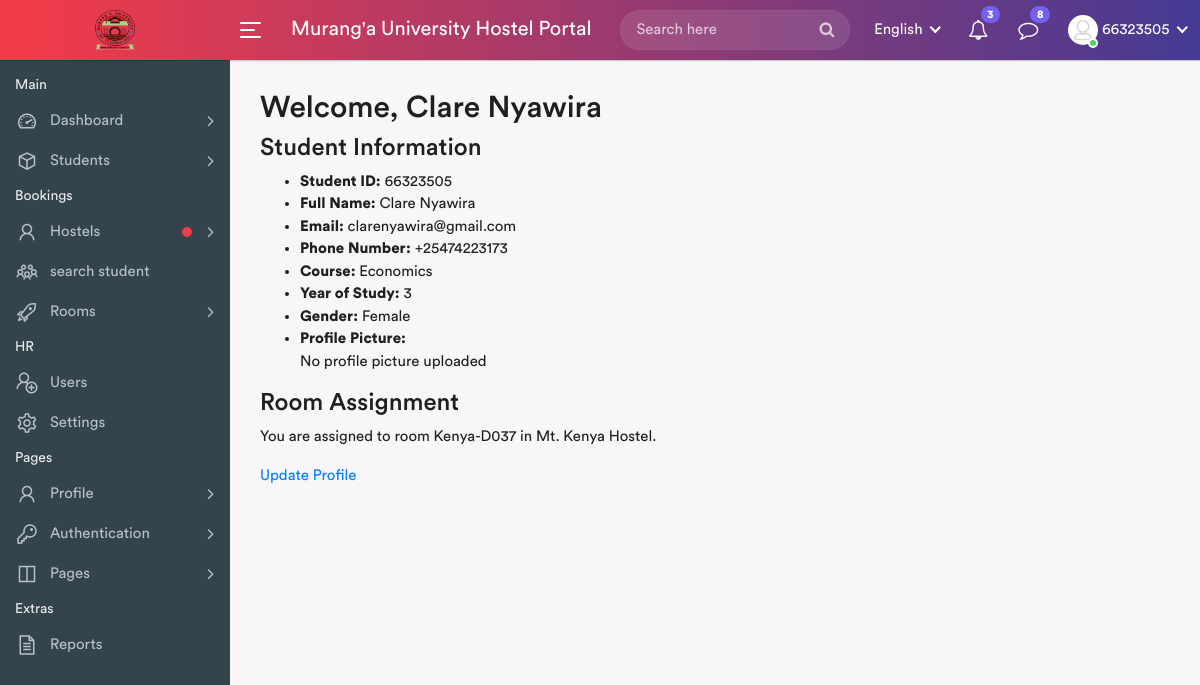
/student/dashboard/ (signed in), run on the app's committed database.
### main/models.py (models this page shows, shortened)
class Student(models.Model):
    GENDER_CHOICES = [
        ('Male', 'Male'),
        ('Female', 'Female'),
    ]
    student_id = models.CharField(max_length=20, unique=True)
    first_name = models.CharField(max_length=50)
    last_name = models.CharField(max_length=50)
    email = models.EmailField()
    phone_number = models.CharField(max_length=15)
    course = models.CharField(max_length=100)
    year_of_study = models.PositiveIntegerField()
    gender = models.CharField(max_length=10, choices=GENDER_CHOICES)
    profile_picture = models.ImageField(upload_to='profile_pics/', blank=True, null=True)
    room = models.ForeignKey('Room', on_delete=models.SET_NULL, null=True, blank=True)
    date_registered = models.DateTimeField(auto_now_add=True)
    intake = models.ForeignKey('Intake', on_delete=models.CASCADE , null=True, blank=True)  # Associate the student with an intake
    username = models.CharField(max_length=20,  blank=True)

class Room(models.Model):
    ROOM_TYPE_CHOICES = [
        ('Single', 'Single'),
        ('Double', 'Double'),
        ('Triple', 'Triple'),
    ]
    room_number = models.CharField(max_length=10, unique=True)
    capacity = models.PositiveIntegerField(default=4)  # Default to 4 beds
    room_type = models.CharField(max_length=10, choices=ROOM_TYPE_CHOICES)
    hostel = models.ForeignKey('Hostel', on_delete=models.CASCADE)

class Hostel(models.Model):
    GENDER_CHOICES = [
        ('Male', 'Male'),
        ('Female', 'Female'),
    ]
    name = models.CharField(max_length=100, unique=True)
    location = models.CharField(max_length=150)
    total_rooms = models.PositiveIntegerField()
    warden = models.CharField(max_length=100)
    gender = models.CharField(max_length=6, choices=GENDER_CHOICES)  # Gender of the students allowed to stay in this hostel

### main/views.py (the view)
# urls.py: path('student/dashboard/', views.student_dashboard, name='student_dashboard'),
@login_required
def student_dashboard(request):
    user = request.user
    try:
        student = Student.objects.get(student_id=user.username)  # Assuming username is student_id
        context = {
            'student': student,
            'user': user,
        }
        return render(request, 'student_dashboard.html', context)
    except Student.DoesNotExist:
        messages.error(request, "Student information not found.")
        return redirect('login')  # Redirect to home or any other page

### templates/student_dashboard.html
{% extends 'base.html' %}
{% block content %}
  <h2>Welcome, {{ user.first_name }} {{ user.last_name }}</h2>
  <div class="student-dashboard">
    <h3>Student Information</h3>
    <ul>
      <li><strong>Student ID:</strong> {{ student.student_id }}</li>
      <li><strong>Full Name:</strong> {{ student.first_name }} {{ student.last_name }}</li>
      <li><strong>Email:</strong> {{ student.email }}</li>
      <li><strong>Phone Number:</strong> {{ student.phone_number }}</li>
      <li><strong>Course:</strong> {{ student.course }}</li>
      <li><strong>Year of Study:</strong> {{ student.year_of_study }}</li>
      <li><strong>Gender:</strong> {{ student.gender }}</li>
      <li>
        <strong>Profile Picture:</strong>
        {% if student.profile_picture %}
          <img src="{{ student.profile_picture.url }}" alt="Profile Picture" width="100" />
        {% else %}
          <p>No profile picture uploaded</p>
        {% endif %}
      </li>
    </ul>
    <h3>Room Assignment</h3>
    {% if student.room %}
      <p>You are assigned to room {{ student.room.room_number }} in {{ student.room.hostel.name }}.</p>
    {% else %}
      <p>You have not been assigned to a room yet.</p>
    {% endif %}
    <div class="actions">
      <a href="{% url 'update_profile' %}">Update Profile</a>
    </div>
  </div>
{% endblock %}

### templates/base.html (shortened to what this page needs)
{% load static %}
<!DOCTYPE html>
<html lang="en">
    <head>
        <link rel="stylesheet" href="{% static 'assets/css/bootstrap.min.css'%}">
        <link rel="stylesheet" href="{% static 'assets/css/font-awesome.min.css'%}">
        <link rel="stylesheet" href="{% static 'assets/css/line-awesome.min.css'%}">
		<link rel="stylesheet" href="{% static 'assets/plugins/morris/morris.css'%}">
        <link rel="stylesheet" href="{% static 'assets/css/style.css'%}">
		<link rel="stylesheet" href="{% static 'assets/css/dataTables.bootstrap4.min.css'%}">
		<link rel="stylesheet" href="{% static 'assets/css/select2.min.css'%}">
		<link rel="stylesheet" href="{% static 'assets/css/bootstrap-datetimepicker.min.css'%}">
    </head>
    <body>
        <div class="main-wrapper">
            {% include 'navigation_bar.html'%}
             {% include 'sidebar.html'%}
            <div class="content">
                  <div class="page-wrapper">
                        <div class="content container-fluid">
                        {% block content %}
                        {% endblock %}
                        </div>
                </div>
            </div>
        </body>
</html>

### templates/navigation_bar.html (shortened to what this page needs)
{% load static %}
<div class="header">
    <div class="header-left">
        <a href="#" class="logo">
            <img src="{% static 'assets/img/logo.png'%}" width="40" height="40" alt="">
        </a>
    </div>
    <a id="toggle_btn" href="javascript:void(0);">
        <span class="bar-icon">
            <span></span>
            <span></span>
            <span></span>
        </span>
    </a>
    <div class="page-title-box">
        <h3>Murang'a University Hostel Portal </h3>
    </div>
    <ul class="nav user-menu">
        <li class="nav-item">
            <div class="top-nav-search">
                <form action="search.html">
                    <input class="form-control" type="text" placeholder="Search here">
                    <button class="btn" type="submit"><i class="fa fa-search"></i></button>
                </form>
            </div>
        </li>
        <li class="nav-item dropdown has-arrow flag-nav">
            <a class="nav-link dropdown-toggle" data-toggle="dropdown" href="#" role="button">
                <img src="{% static 'assets/img/flags/us.png'%}'%}" alt="" height="20"> <span>English</span>
            </a>
        </li>
        <li class="nav-item dropdown">
            <a href="#" class="dropdown-toggle nav-link" data-toggle="dropdown">
                <i class="fa fa-bell-o"></i> <span class="badge badge-pill">3</span>
            </a>
        </li>
        <li class="nav-item dropdown">
            <a href="#" class="dropdown-toggle nav-link" data-toggle="dropdown">
                <i class="fa fa-comment-o"></i> <span class="badge badge-pill">8</span>
            </a>
        </li>
        <li class="nav-item dropdown has-arrow main-drop">
            <a href="#" class="dropdown-toggle nav-link" data-toggle="dropdown">
                <span class="user-img"><img src="{% static 'assets/img/profile.png'%}" alt="">
                <span class="status online"></span></span>
                <span>
                            {% if user.is_authenticated %}
                                      {{ user.username }}
                              {% endif %}
                </span>
            </a>
        </li>
    </ul>
</div>

### templates/sidebar.html (shortened to what this page needs)
<div class="sidebar" id="sidebar">
    <div class="sidebar-inner slimscroll">
        <div id="sidebar-menu" class="sidebar-menu">
            <ul>
                <li class="menu-title">
                    <span>Main</span>
                </li>
                <li class="submenu">
                    <a href="#"><i class="la la-dashboard"></i> <span> Dashboard</span> <span class="menu-arrow"></span></a>
                </li>
                <li class="submenu">
                    <a href="#"><i class="la la-cube"></i> <span> Students</span> <span class="menu-arrow"></span></a>
                </li>
                <li class="menu-title">
                    <span>Bookings</span>
                </li>
                <li class="submenu">
                    <a href="#" class="noti-dot"><i class="la la-user"></i> <span> Hostels</span> <span class="menu-arrow"></span></a>
                </li>
                <li>
                    <a href="{% url 'search_student'%}"><i class="la la-users"></i> <span>search student</span></a>
                </li>
                <li class="submenu">
                    <a href="#"><i class="la la-rocket"></i> <span> Rooms</span> <span class="menu-arrow"></span></a>
                </li>
                <li class="menu-title">
                    <span>HR</span>
                </li>
                <li>
                    <a href="users.html"><i class="la la-user-plus"></i> <span>Users</span></a>
                </li>
                <li>
                    <a href="settings.html"><i class="la la-cog"></i> <span>Settings</span></a>
                </li>
                <li class="menu-title">
                    <span>Pages</span>
                </li>
                <li class="submenu">
                    <a href="#"><i class="la la-user"></i> <span> Profile </span> <span class="menu-arrow"></span></a>
                </li>
                <li class="submenu">
                    <a href="#"><i class="la la-key"></i> <span> Authentication </span> <span class="menu-arrow"></span></a>
                </li>
                <li class="submenu">
                    <a href="#"><i class="la la-columns"></i> <span> Pages </span> <span class="menu-arrow"></span></a>
                </li>
                <li class="menu-title">
                    <span>Extras</span>
                </li>
                <li>
                    <a href="#"><i class="la la-file-text"></i> <span>Reports</span></a>
                </li>
            </ul>
        </div>
    </div>
</div>

### data on the page
Student: student_id "66323505", first_name "Clare", last_name "Nyawira", email "clarenyawira@gmail.com", phone_number "+25474223173", course "Economics", year_of_study "3", gender "Female", room.room_number "Kenya-D037", room.hostel.name "Mt. Kenya Hostel"

### other printed values
{{ user.username }} "66323505"
{{ user.first_name }} "Clare"
{{ user.last_name }} "Nyawira"
